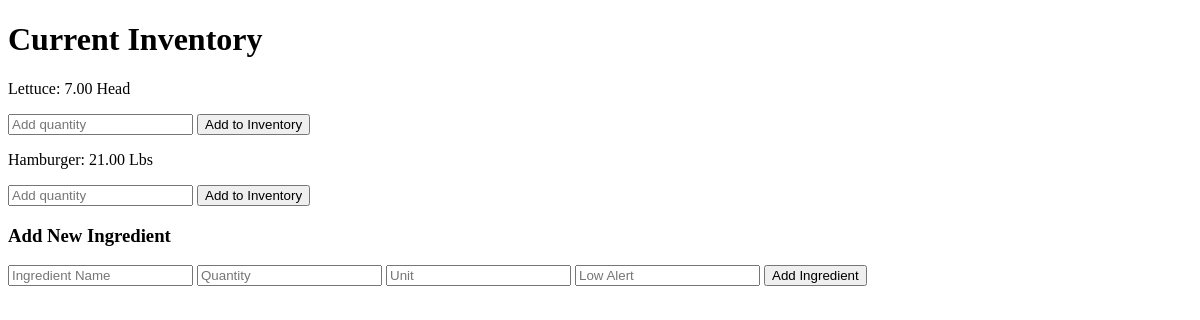
The page /inventory/ (signed in) on the database as committed earlier.
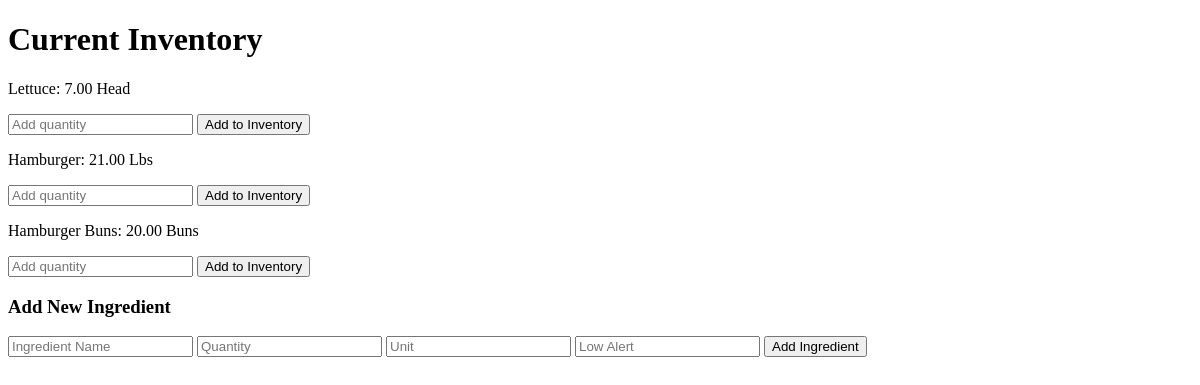
The same page on the database as committed later.
### restaurant/models.py (models this page shows, shortened)
class Ingredient(models.Model):
    name = models.CharField(max_length=100)
    quantity = models.DecimalField(
        max_digits=10,
        decimal_places=2,
        default=0,
        validators=[MinValueValidator(0)]
    )
    unit = models.CharField(max_length=20)
    low_alert = models.DecimalField(
        max_digits=10,
        decimal_places=2,
        default=0,
        validators=[MinValueValidator(0)]
    )

### restaurant/views.py (the view)
# urls.py: path("inventory/", views.inventory, name="inventory"),
@login_required
@user_passes_test(staff_user)
def inventory(request):
    ingredients = Ingredient.objects.all()
    return render(
        request,
        "inventory.html",
        {"ingredients": ingredients}
    )

### restaurant/views.py (called while the page is built)
def staff_user(user):
    return user.is_staff

### templates/inventory.html (shortened to what this page needs)
<!DOCTYPE html>
<html lang="en">
<head>
</head>
<body>
    <h1>Current Inventory</h1>
    {% for ingredient in ingredients %}
        <p>
            {{ ingredient.name }}:
            {{ ingredient.quantity }} {{ ingredient.unit }}
            <form method="POST" action="{% url 'add_ingredient_qty' ingredient.id %}">
                <input type="number" name="quantity" placeholder="Add quantity" step="any" required>
                <button type="submit">Add to Inventory</button>
            </form>
        </p>
    {% empty %}
        <p>No ingredients are currently in inventory.</p>
    {% endfor %}
    <h3>Add New Ingredient</h3>
    <form method="POST" action="{% url 'add_new_ingredient' %}">
        <input type="text" name="name" placeholder="Ingredient Name" required>
        <input type="number" name="quantity" placeholder="Quantity" step="any" required>
        <input type="text" name="unit" placeholder="Unit" required>
        <input type="number" name="low_alert" placeholder="Low Alert" step="any" min="0" required>
        <button type="submit">Add Ingredient</button>
    </form>
</body>
</html>

Rows that differ between the two databases and show on the page:
added Ingredient: name "Hamburger Buns", quantity "20.00", unit "Buns"
